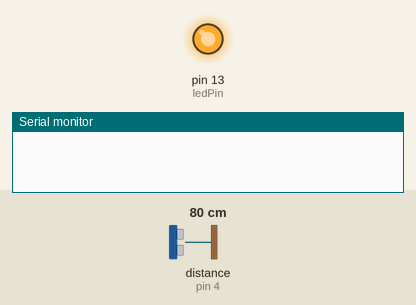
This sketch was run on a simulated Arduino Uno, built with avr-gcc and run on an emulated ATmega328P. On the bench: output pins drawn as LEDs (lit = HIGH), the last lines printed to the serial monitor. Wiring (inferred from the names in the program): ultrasonic range finder: trigger pin 3; echo pin 4. Inputs (shaded band) come from the test bench; at power-on: distance to the obstacle (sensor on pin 4) 80 cm. The echo pulse lasts 58.3 µs per cm; no radio packets arrive unless stated; pins used as bus, display or sensor lines are not drawn.

Above: at 0.1 s.
At 0.6 s:
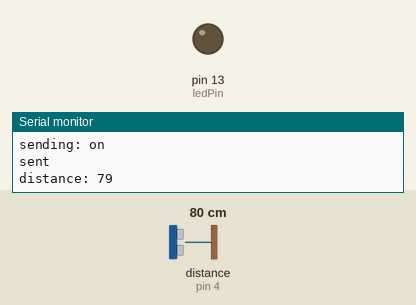
Timing chart, 0 to 2.1 s (numbered marks = the images above):
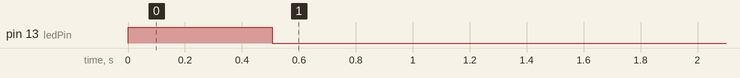

Measured:
- by itself, pin 13 (ledPin): LOW → HIGH at 0.00 s, → LOW 0.51 s later

The sketch:

door-sensor.ino
```cpp
constexpr uint8_t ledPin = 13;
constexpr uint16_t distanceThreshold = 10;

bool debugEnabled = true;


void setup() {

	pinMode(ledPin, OUTPUT);
	digitalWrite(ledPin, LOW);

	distanceSetup();
	radioSetup();

	if (debugEnabled) {
		Serial.begin(9600);
	}
}

void loop() {

	uint16_t distance = getCurrentDistanceInCm();
	checkDistance(distance);
}

void checkDistance(uint16_t distance) {

	const char *msg;

	if (distance > distanceThreshold) {
		digitalWrite(ledPin, LOW);
		msg = "off";
	} else {
		digitalWrite(ledPin, HIGH);
		msg = "on";
	}

	writeRadio(msg);
}
```

distance.ino
```cpp
constexpr uint8_t triggerPin = 3;
constexpr uint8_t echoPin = 4;

constexpr uint32_t echoTimeout = 250000;
constexpr uint16_t measurementInterval = 500;

uint32_t lastMeasurementMillis = 0;
uint16_t currentDistance = 0;


void distanceSetup() {

	pinMode(triggerPin, OUTPUT);
	pinMode(echoPin, INPUT);
}

uint16_t getCurrentDistanceInCm() {

	if (millis() < (lastMeasurementMillis + measurementInterval)) {
		return currentDistance;
	}

	lastMeasurementMillis = millis();

	currentDistance = getDistanceInCm(triggerPin, echoPin);
	if (debugEnabled) {
		Serial.print("distance: ");
		Serial.println(currentDistance);
	}

	return currentDistance;
}

uint16_t getDistanceInCm(uint8_t triggerPin, uint8_t echoPin) {

	digitalWrite(triggerPin, LOW);
	delayMicroseconds(2);
	digitalWrite(triggerPin, HIGH);
	delayMicroseconds(10);
	digitalWrite(triggerPin, LOW);

	uint32_t echoDelay = pulseIn(echoPin, HIGH, echoTimeout);

	return echoDelay * 5 / 292;
}
```

radio.ino
```cpp
#include <RH_ASK.h>

constexpr uint8_t radioRxPin = 6;
constexpr uint8_t radioTxPin = 5;

constexpr uint16_t radioSpeed = 2000;
constexpr uint16_t writeRadioInterval = 200;

uint32_t lastWriteRadioMillis = 0;

RH_ASK driver(radioSpeed, radioRxPin, radioTxPin);


void radioSetup() {

	if (!driver.init()) {
		Serial.println("Radio error");
	} else {
		driver.setModeTx();
	}
}

void writeRadio(uint8_t *msg) {

	if ((millis() - lastWriteRadioMillis) < writeRadioInterval) {
		return;
	}

	lastWriteRadioMillis = millis();

	writeRadioMessages(msg);
}

void writeRadioMessages(uint8_t *msg) {

	if (debugEnabled) {
		Serial.print("sending: ");
		Serial.println(String((char *)msg));
	}

	driver.send(msg, strlen(msg));
	driver.waitPacketSent();

	if (debugEnabled) {
		Serial.println("sent");
	}
}
```
